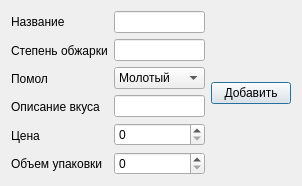
<?xml version="1.0" encoding="UTF-8"?>
<ui version="4.0">
 <class>Dialog</class>
 <widget class="QDialog" name="Dialog">
  <property name="geometry">
   <rect>
    <x>0</x>
    <y>0</y>
    <width>302</width>
    <height>163</height>
   </rect>
  </property>
  <property name="windowTitle">
   <string>Dialog</string>
  </property>
  <layout class="QHBoxLayout" name="horizontalLayout">
   <item>
    <layout class="QVBoxLayout" name="verticalLayout">
     <item>
      <widget class="QLabel" name="nameLabel">
       <property name="text">
        <string>Название</string>
       </property>
      </widget>
     </item>
     <item>
      <widget class="QLabel" name="label">
       <property name="text">
        <string>Степень обжарки</string>
       </property>
      </widget>
     </item>
     <item>
      <widget class="QLabel" name="label_2">
       <property name="text">
        <string>Помол</string>
       </property>
      </widget>
     </item>
     <item>
      <widget class="QLabel" name="label_3">
       <property name="text">
        <string>Описание вкуса</string>
       </property>
      </widget>
     </item>
     <item>
      <widget class="QLabel" name="label_4">
       <property name="text">
        <string>Цена</string>
       </property>
      </widget>
     </item>
     <item>
      <widget class="QLabel" name="label_5">
       <property name="text">
        <string>Объем упаковки</string>
       </property>
      </widget>
     </item>
    </layout>
   </item>
   <item>
    <layout class="QVBoxLayout" name="verticalLayout_2">
     <item>
      <widget class="QLineEdit" name="titleEdit"/>
     </item>
     <item>
      <widget class="QLineEdit" name="roastingEdit"/>
     </item>
     <item>
      <widget class="QComboBox" name="groundEdit">
       <item>
        <property name="text">
         <string>Молотый</string>
        </property>
       </item>
       <item>
        <property name="text">
         <string>В зернах</string>
        </property>
       </item>
      </widget>
     </item>
     <item>
      <widget class="QLineEdit" name="descEdit"/>
     </item>
     <item>
      <widget class="QSpinBox" name="priceEdit">
       <property name="maximum">
        <number>999999999</number>
       </property>
      </widget>
     </item>
     <item>
      <widget class="QSpinBox" name="volumeEdit">
       <property name="maximum">
        <number>999999999</number>
       </property>
      </widget>
     </item>
    </layout>
   </item>
   <item>
    <widget class="QPushButton" name="goBtn">
     <property name="text">
      <string>Добавить</string>
     </property>
    </widget>
   </item>
  </layout>
 </widget>
 <resources/>
 <connections/>
</ui>
